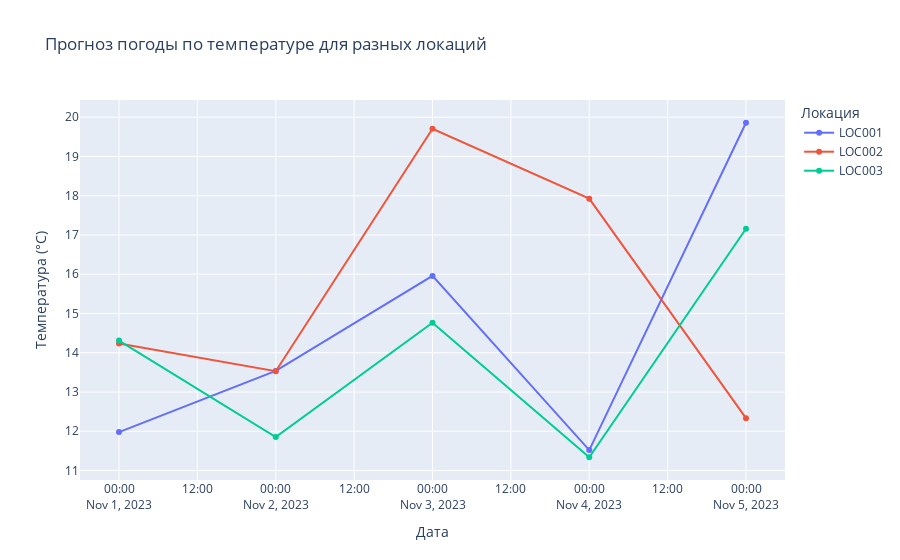

The code cell stored with this chart in its notebook:
### Code cell
fig = px.line(df, x="Date", y="Temperature (°C)", color="Location Key", 
              title="Прогноз погоды по температуре для разных локаций",
              labels={"Temperature (°C)": "Температура (°C)", "Date": "Дата"},
              markers=True)

# Настройка дизайна и показ графика
fig.update_layout(
    xaxis_title="Дата",
    yaxis_title="Температура (°C)",
    legend_title="Локация",
    hovermode="x unified"
)

### Figure 1 — Plotly figure (JSON) as saved in the notebook; plotly's stock layout.template omitted (floating-point values rounded to 4 significant figures)
{"data": [{"hovertemplate": "Location Key=LOC001<br>Дата=%{x}<br>Температура (°C)=%{y}<extra></extra>", "legendgroup": "LOC001", "line": {"color": "#636efa", "dash": "solid"}, "marker": {"symbol": "circle"}, "mode": "lines+markers", "name": "LOC001", "orientation": "v", "showlegend": true, "type": "scatter", "x": ["2023-11-01", "2023-11-02", "2023-11-03", "2023-11-04", "2023-11-05"], "xaxis": "x", "y": [11.98, 13.54, 15.96, 11.52, 19.86], "yaxis": "y"}, {"hovertemplate": "Location Key=LOC002<br>Дата=%{x}<br>Температура (°C)=%{y}<extra></extra>", "legendgroup": "LOC002", "line": {"color": "#EF553B", "dash": "solid"}, "marker": {"symbol": "circle"}, "mode": "lines+markers", "name": "LOC002", "orientation": "v", "showlegend": true, "type": "scatter", "x": ["2023-11-01", "2023-11-02", "2023-11-03", "2023-11-04", "2023-11-05"], "xaxis": "x", "y": [14.24, 13.53, 19.71, 17.93, 12.33], "yaxis": "y"}, {"hovertemplate": "Location Key=LOC003<br>Дата=%{x}<br>Температура (°C)=%{y}<extra></extra>", "legendgroup": "LOC003", "line": {"color": "#00cc96", "dash": "solid"}, "marker": {"symbol": "circle"}, "mode": "lines+markers", "name": "LOC003", "orientation": "v", "showlegend": true, "type": "scatter", "x": ["2023-11-01", "2023-11-02", "2023-11-03", "2023-11-04", "2023-11-05"], "xaxis": "x", "y": [14.31, 11.85, 14.76, 11.34, 17.16], "yaxis": "y"}], "layout": {"hovermode": "x unified", "legend": {"title": {"text": "Локация"}, "tracegroupgap": 0}, "title": {"text": "Прогноз погоды по температуре для разных локаций"}, "xaxis": {"anchor": "y", "domain": [0, 1], "title": {"text": "Дата"}}, "yaxis": {"anchor": "x", "domain": [0, 1], "title": {"text": "Температура (°C)"}}}}
